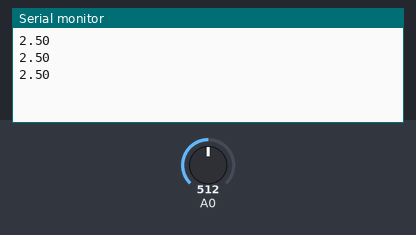
Simulated run of this sketch. Board: Arduino Uno, built with avr-gcc and run on an emulated ATmega328P. Parts: the last lines printed to the serial monitor. The test bench sets the inputs (shaded band); at power-on: A0 = 512.

Above: at 1.3 s.
1.4 s: A0 set to 716
At 1.9 s:
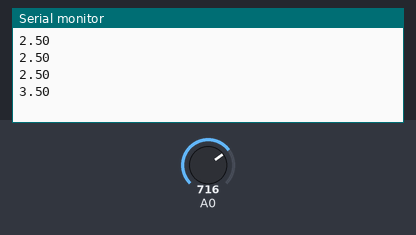
2.9 s: A0 set to 900
At 3.4 s:
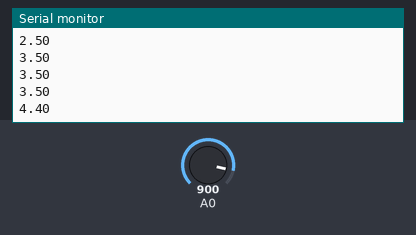
Timing chart, 0 to 5.9 s (numbered marks = the images above; inputs shaded):
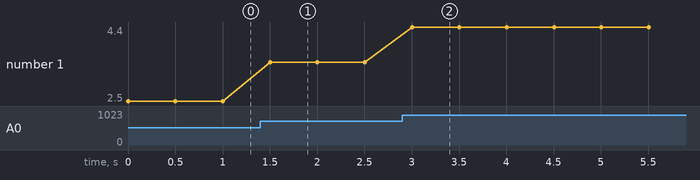

Measured:
- after the input at 1.4 s, the serial monitor: prints a new line after 0.10 s (image 1)
- after the input at 2.9 s, the serial monitor: prints a new line after 0.10 s (image 2)
- plotted number 1: 2.5 → 3.5 after the input at 1.4 s, 3.5 → 4.4 after the input at 2.9 s

The sketch:

03_Read_Analog_Voltage.ino
```cpp
// (licence header left out)
void setup() {
  // Initialize serial communication at 9600 bits per second
  Serial.begin(9600);
}

void loop() {
  // Read the input on analog pin A0
  // Since UNO R4 has a 10-bit ADC, the range is 0–1023
  int sensorValue = analogRead(A0);

  // Convert the analog reading (0–1023) to a voltage (0–5V)
  float voltage = sensorValue * (5.0 / 1023.0);

  // Print the voltage value to the Serial Monitor
  Serial.println(voltage);

  // Small delay to make output easier to read
  delay(500);
}
```
